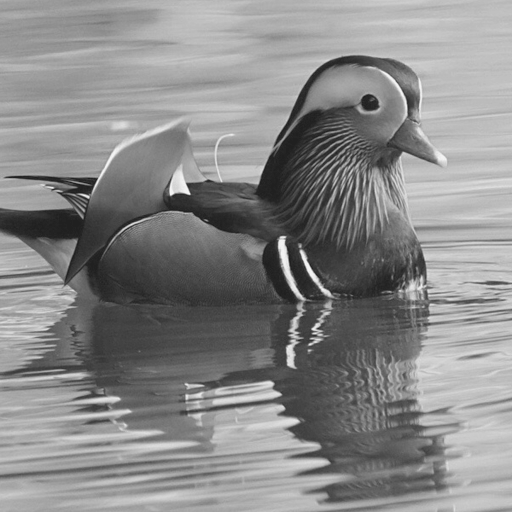
#> input picture hw2/Bird 2.tif, 512 x 512 px
$ python main.py
#> lines starting #> are read from the running program, lines starting #| are printed output that depends on the picture
import cv2
import numpy as np
import matplotlib.pyplot as plt
import pandas as pd

# reference:https://docs.opencv.org/master/de/dbc/tutorial_py_fourier_transform.html
img = cv2.imread('Bird 2.tif',0)
#> img is the input picture: shape (512, 512); min 32, max 244, mean 137.1
dft = cv2.dft(np.float32(img),flags = cv2.DFT_COMPLEX_OUTPUT)
dft_shift = np.fft.fftshift(dft)
magnitude_spectrum = 20*np.log(cv2.magnitude(dft_shift[:,:,0],dft_shift[:,:,1]))
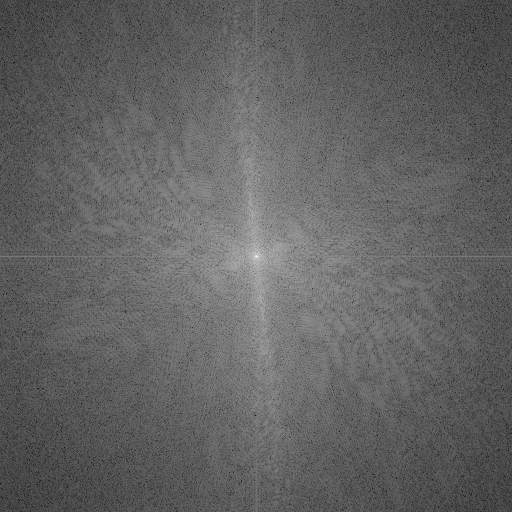
#> magnitude_spectrum: shape (512, 512) float32; min 28.37, max 348, mean 151.5; drawn with min black and max white
plt.imshow(magnitude_spectrum, cmap = 'gray')
plt.show()

rows, cols = img.shape
#> rows = 512; cols = 512
crow,ccol = rows//2 , cols//2
#> crow = 256; ccol = 256
mask = np.zeros((rows,cols,2),np.uint8)
mask[crow-30:crow+30, ccol-30:ccol+30] = 1
fshift_lp = dft_shift*mask
f_ishift_lp = np.fft.ifftshift(fshift_lp)
img_lp = cv2.idft(f_ishift_lp)
img_lp = cv2.magnitude(img_lp[:,:,0],img_lp[:,:,1])
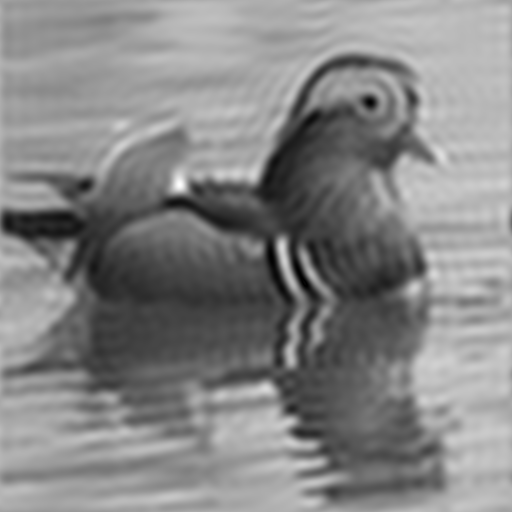
#> img_lp: shape (512, 512) float32; min 404754.5, max 68050960, mean 35948332; drawn with min black and max white
plt.imshow(img_lp, cmap = 'gray')
plt.show()

mask = np.ones((rows,cols,2),np.uint8)
mask[crow-30:crow+30, ccol-30:ccol+30] = 0
fshift_hp = dft_shift*mask
f_ishift_hp = np.fft.ifftshift(fshift_hp)
img_hp = cv2.idft(f_ishift_hp)
img_hp = cv2.magnitude(img_hp[:,:,0],img_hp[:,:,1])
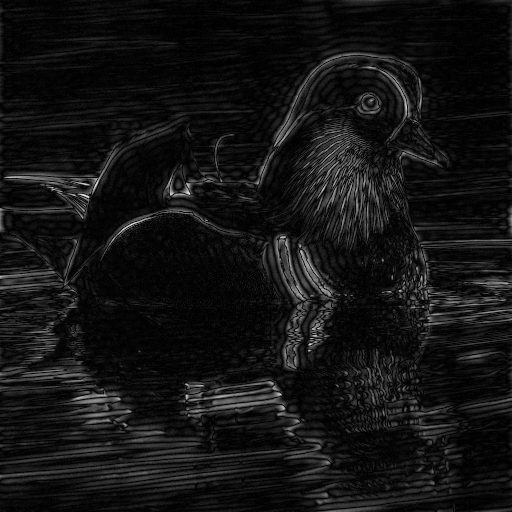
#> img_hp: shape (512, 512) float32; min 433.3, max 35832824, mean 2810887.2; drawn with min black and max white
plt.imshow(img_hp, cmap = 'gray')
plt.show()

W = img.shape[0]
#> W = 512
H = img.shape[1]
#> H = 512
data=[]
top25=[]
for i in range(W//2):
    for j in range(H):
        data.append([magnitude_spectrum[j][i], j, i])
#> after the loop, data = 131072 items
data.sort(reverse= True)
for i in range(25):
    top25.append(data[i])
#> after the loop, top25 = 25 items, first 6: [300.5, 256, 254], [299.3, 256, 255], [289.3, 255, 255], [287.7, 257, 255], [282.9, 257, 254], [281.5, 253, 255]
d = pd.DataFrame({"Magnitude" : [item[0] for item in top25], "u" : [item[1] for item in top25],"v" : [item[2] for item in top25]})
#> d = table of 25 rows and 3 columns
d.to_csv("result.csv",index=False)
